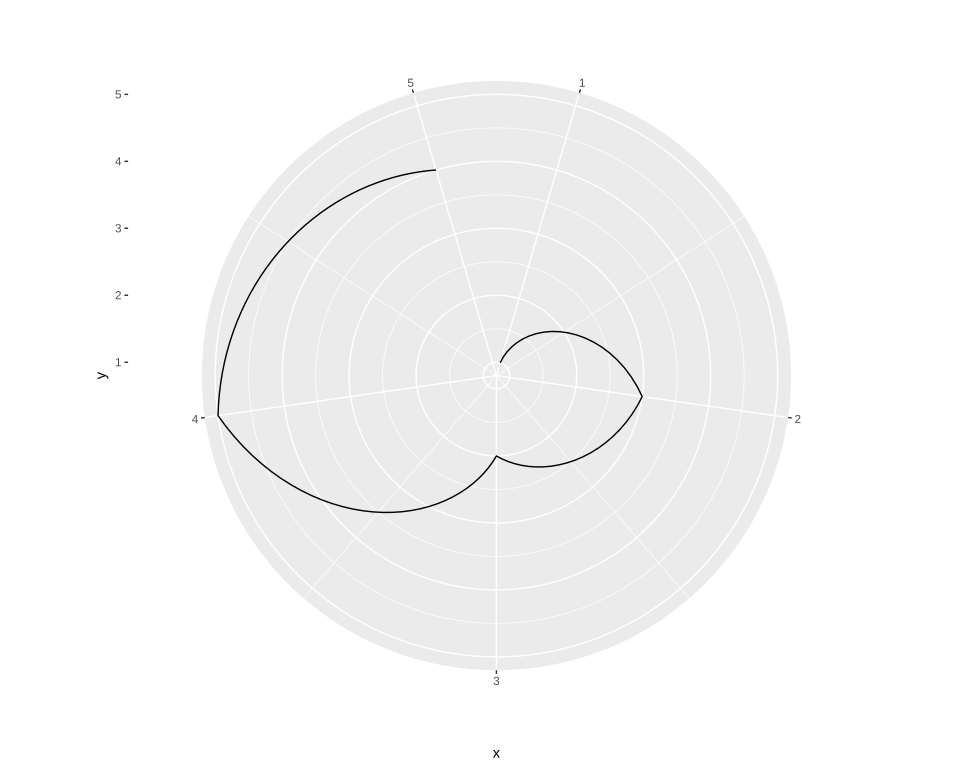

Write the R code that produced this figure.
# The plot test/golden/line_radial.svg draws, drawn by ggplot2 itself, as ggplot2's own visual tests
# draw their snapshots: the independent check on that golden whenever it changes. The suite never
# runs this; it needs R, ggplot2 and vdiffr, saved as the Docker image giggly-r:ggplot2-4.0.3. From
# the repository's root:
#
#   docker run --rm -v "$PWD/test/golden":/golden:ro giggly-r:ggplot2-4.0.3 \
#     Rscript /golden/line_radial.R > line_radial.ggplot2.svg
#
# and compare the two drawings element by element, as test/golden/line_missing.R does.
#
# A line through five points in radial coordinates: each piece changes both its angle and its
# radius, so ggplot2 munches it as the arc of Archimedes' spiral through its ends, cut into steps
# of a hundredth of the longest line a panel holds or less, and the line curves round the circle.
# First checked with ggplot2 4.0.3 and vdiffr 1.0.9: every element matches, in order, with no
# departure, and every clip path but svglite's around the whole drawing, as in
# test/golden/radial.R.

library(ggplot2)

df <- data.frame(x = 1:5, y = c(1, 3, 2, 5, 4))
plot <- ggplot(df, aes(x, y)) + geom_line() + coord_radial() + theme_gray()

file <- tempfile(fileext = ".svg")
vdiffr::write_svg(plot, file)
cat(readLines(file), sep = "\n")
